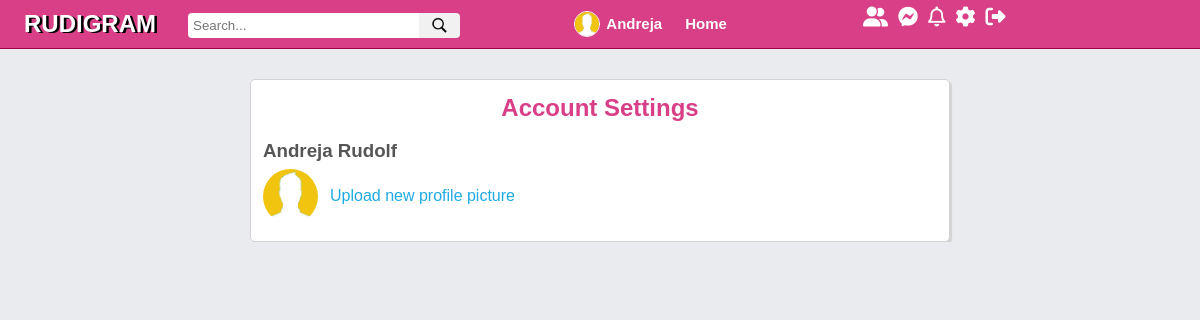
Before: /settings.php (signed in) with the older database file.
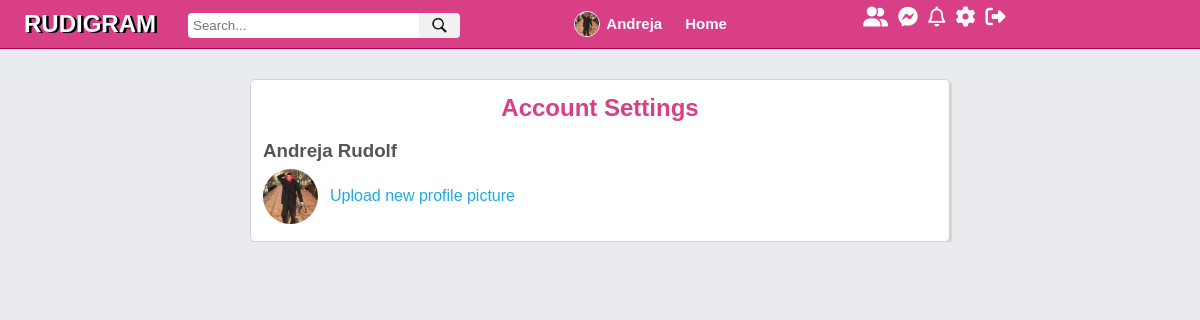
After: the same page with the newer database file.
### tables this page shows
CREATE TABLE `users` (
  `id` int(11) NOT NULL,
  `firstName` varchar(30) NOT NULL,
  `lastName` varchar(30) NOT NULL,
  `username` varchar(100) NOT NULL,
  `email` varchar(100) NOT NULL,
  `password` varchar(255) NOT NULL,
  `signUpDate` datetime NOT NULL,
  `profilePic` varchar(255) NOT NULL,
  `numPosts` int(11) NOT NULL,
  `numLikes` int(11) NOT NULL,
  `userClosed` varchar(3) NOT NULL,
  `friendArray` text NOT NULL
);

### includes/classes/User.php (called while the page is built, shortened)
<?php
class User {
   private $firstName;
   private $lastName;
   private $profilePic;
   public function __construct($con, $username) {
      $this->con = $con;
      $this->username = $username;
      $query = mysqli_query($this->con, "SELECT * FROM users WHERE username='$this->username'");
      $this->userData = mysqli_fetch_array($query);
      $this->firstName = $this->userData['firstName'];
      $this->profilePic = $this->userData['profilePic'];
      $this->lastName = $this->userData['lastName'];
   }
   public function getFirstName() {
      return $this->firstName;
   }
   public function getFirstAndLastName() {
      return $this->firstName . " " . $this->lastName;
   }
   public function getProfilePic() {
      return $this->profilePic;
   }
}
?>

### settings.php (the view)
<?php include 'includes/header.php'; ?>
<div class="container">
   <div class="accountSettings column">
      <h2>Account Settings</h2>
      <h3><?php echo $user->getFirstAndLastName(); ?></h3>
      <div class="changeImgContainer">
         <img src="<?php echo $user->getProfilePic(); ?>" alt="User profile pic" id="smallProfPic">
         <a href="upload.php">Upload new profile picture</a>
      </div>
   </div>
</div>

### includes/navbar.php
<nav id="navbar">
   <h1 class="logo"><a href="index.php">RUDIGRAM</a></h1>
   <div class="searchBar">
      <form action="search.php" method="GET" name="searchForm">
         <input type="text" name="searchInput" id="searchInput" placeholder="Search...">
         <div class="btnHolder">
            <img src="assets/images/icons/search.png" alt="search">
         </div>
      </form>
   </div>
   <div class="userOptions">
      <div class="profileIcon">
         <a href="<?php echo $userLoggedIn; ?>">
            <img src="<?php echo $user->getProfilePic(); ?>" alt="user picture">
            <span class="userName"><?php echo $user->getFirstName(); ?></span>
         </a>
      </div>
      <div class="homeIcon">
         <a href="index.php">Home</a>
      </div>
      <div class="socialButtons">
         <a href="#">
            <i class="fas fa-user-friends fa-lg"></i>
         </a>
         <a href="#">
            <i class="fab fa-facebook-messenger fa-lg"></i>
         </a>
         <a href="#">
            <i class="far fa-bell fa-lg"></i>
         </a>
         <a href="settings.php">
            <i class="fas fa-cog fa-lg"></i>
         </a>
         <a href="includes/handlers/logout.php">
            <i class="fas fa-sign-out-alt fa-lg"></i>
         </a>
      </div>
   </div>
</nav>

Changed rows visible on the page:
changed users "Andreja Rudolf": profilePic: a different picture
